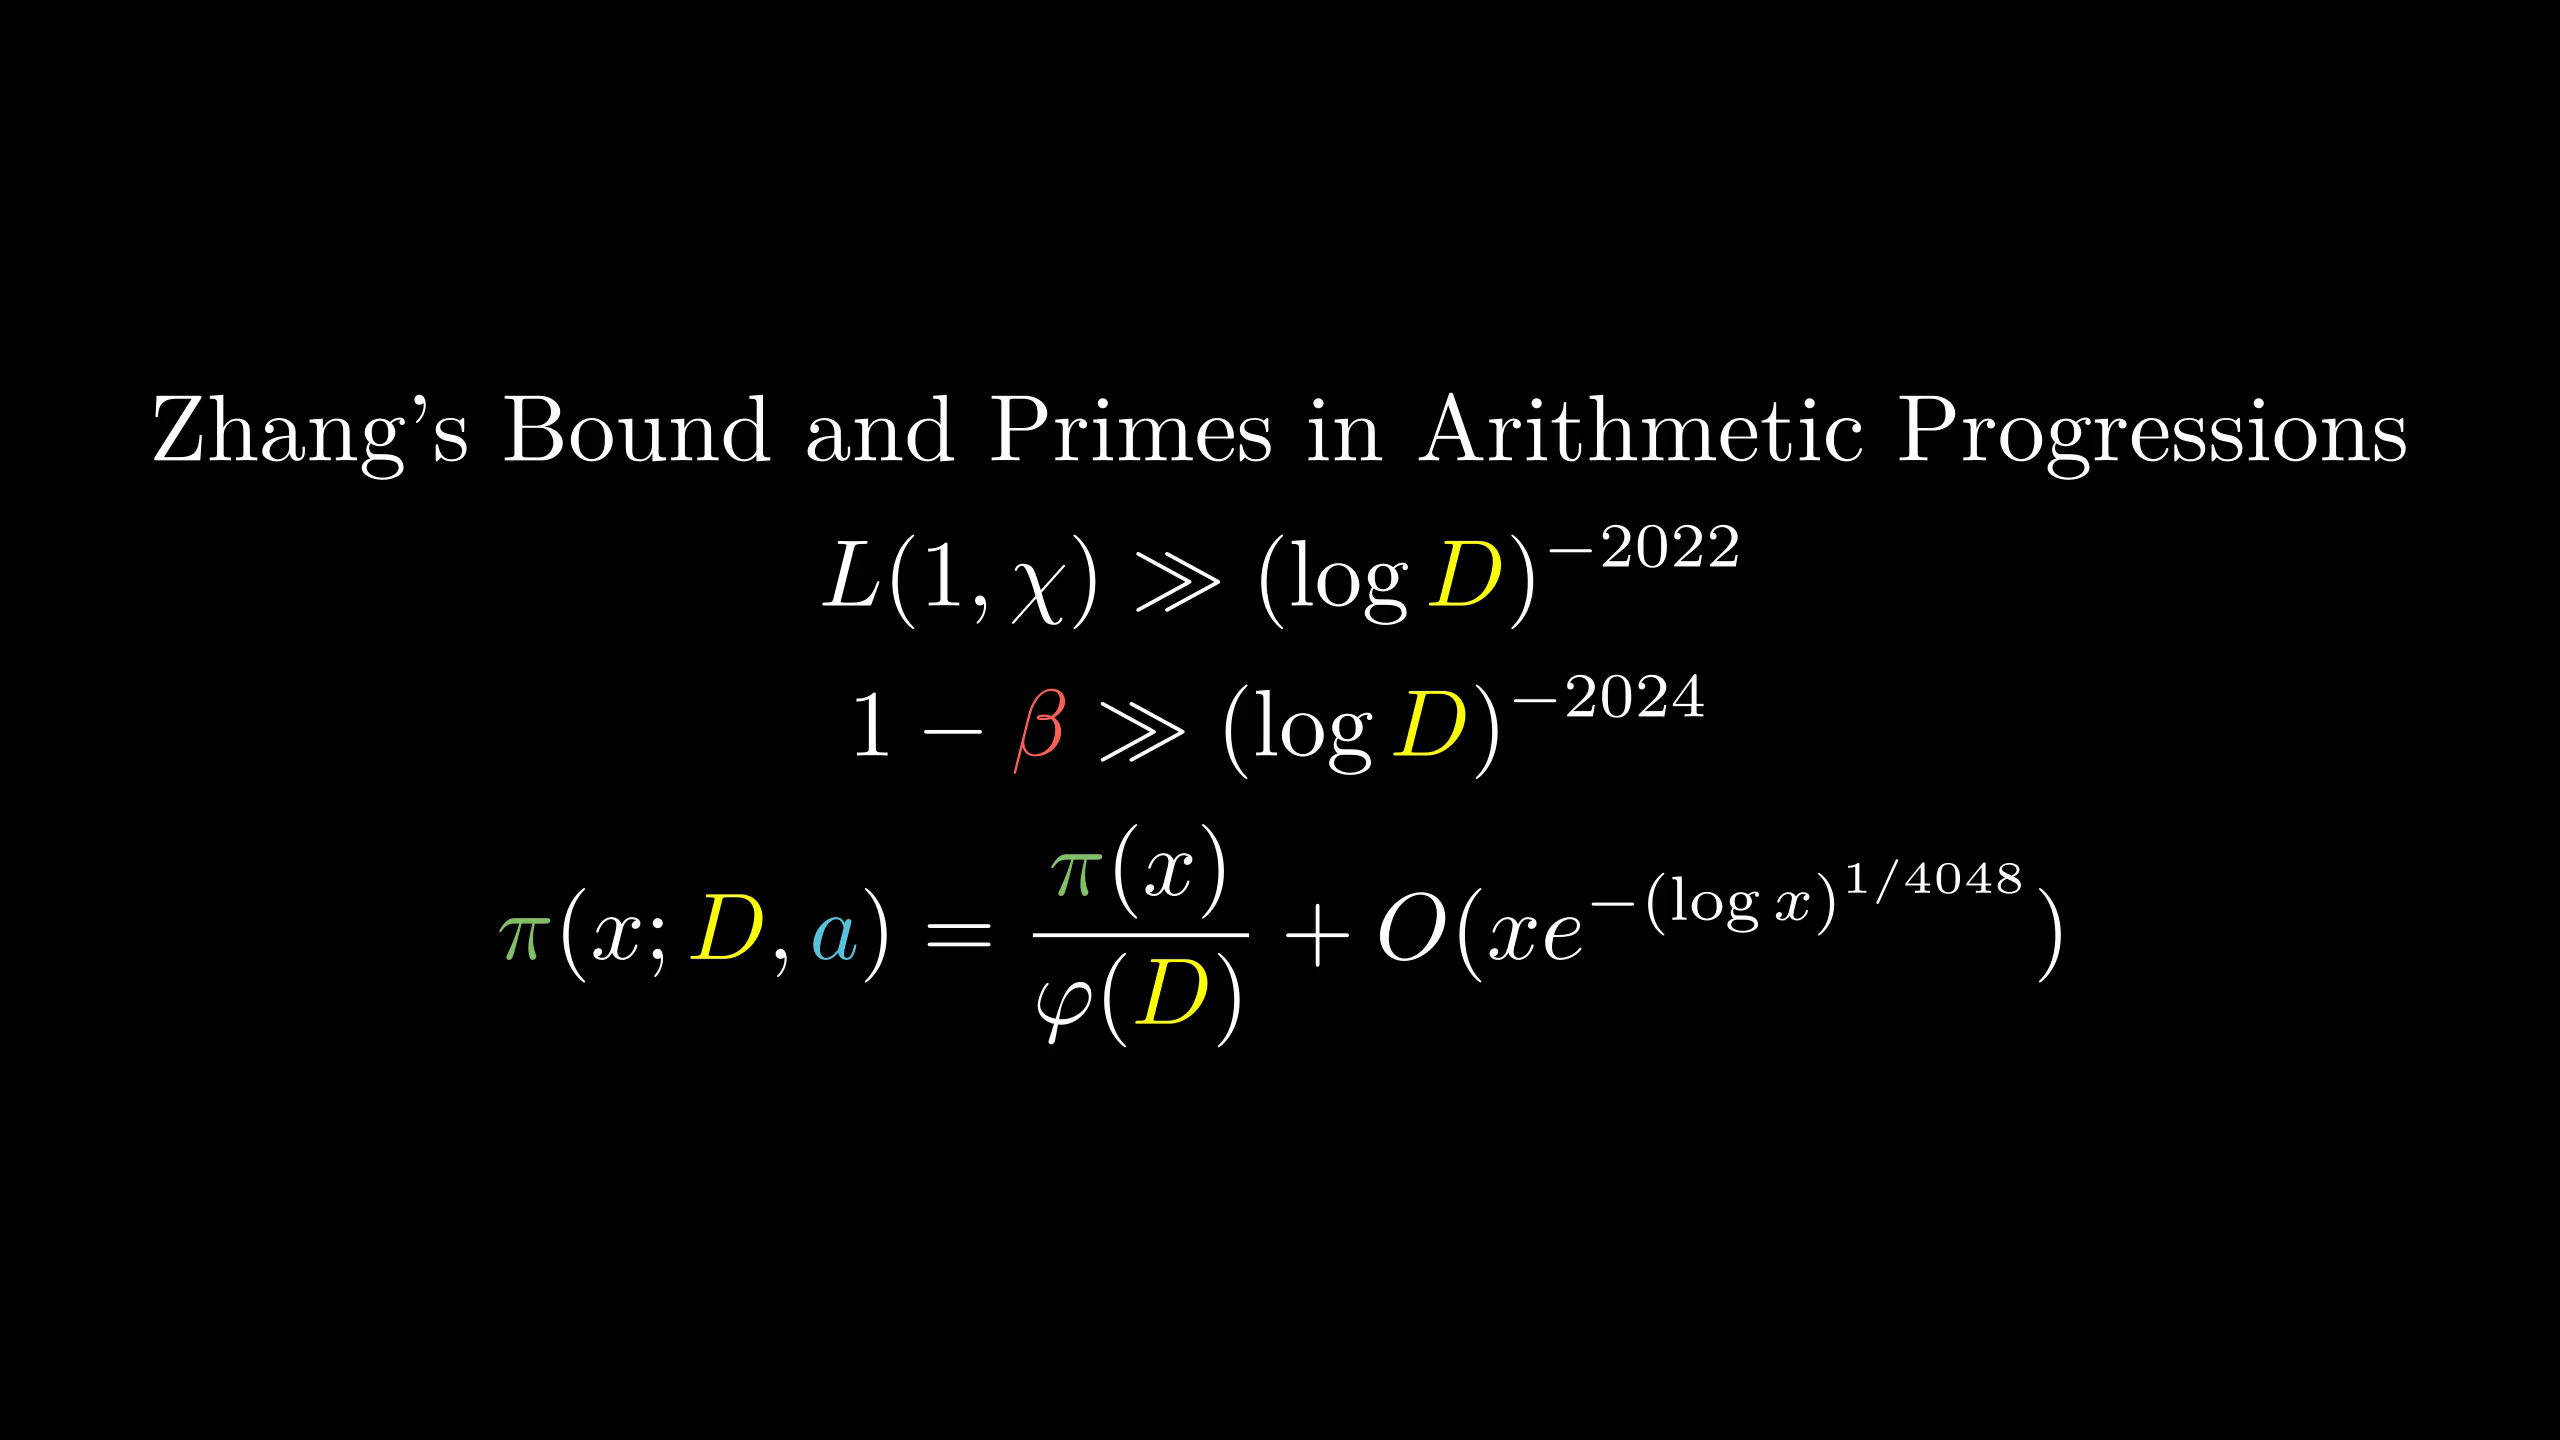

The script that drew this image:
from manimlib.imports import *

class FooScene(Scene):
    def construct(self):
        cmap={
            "D":YELLOW,
            r"\beta":RED,
            "{a}":BLUE,
            r"\pi":GREEN,
        }
        tit=TextMobject(r"Zhang's Bound and Primes in Arithmetic Progressions")
        eqn=TexMobject(r"L(1,\chi)\gg(\log D)^{-2022}",tex_to_color_map=cmap)
        eqn1=TexMobject(r"1-\beta\gg(\log D)^{-2024}",tex_to_color_map=cmap)
        eqn2=TexMobject(r"\pi(x;D,{a})={\pi(x)\over\varphi(D)}+O(xe^{-(\log x)^{1/4048}})",tex_to_color_map=cmap)
        self.add(VGroup(tit,eqn,eqn1,eqn2).arrange(DOWN))
        self.wait()
